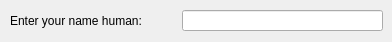
<?xml version="1.0" encoding="UTF-8"?>
<ui version="4.0">
 <class>GetUserNameDialogue</class>
 <widget class="QWidget" name="GetUserNameDialogue">
  <property name="geometry">
   <rect>
    <x>0</x>
    <y>0</y>
    <width>392</width>
    <height>42</height>
   </rect>
  </property>
  <property name="windowTitle">
   <string>Form</string>
  </property>
  <widget class="QLabel" name="label">
   <property name="geometry">
    <rect>
     <x>140</x>
     <y>40</y>
     <width>67</width>
     <height>21</height>
    </rect>
   </property>
   <property name="text">
    <string/>
   </property>
  </widget>
  <widget class="QLabel" name="label_2">
   <property name="geometry">
    <rect>
     <x>10</x>
     <y>10</y>
     <width>161</width>
     <height>21</height>
    </rect>
   </property>
   <property name="text">
    <string>Enter your name human: </string>
   </property>
  </widget>
  <widget class="QLineEdit" name="lineEdit">
   <property name="geometry">
    <rect>
     <x>182</x>
     <y>10</y>
     <width>201</width>
     <height>21</height>
    </rect>
   </property>
  </widget>
 </widget>
 <resources/>
 <connections/>
</ui>
